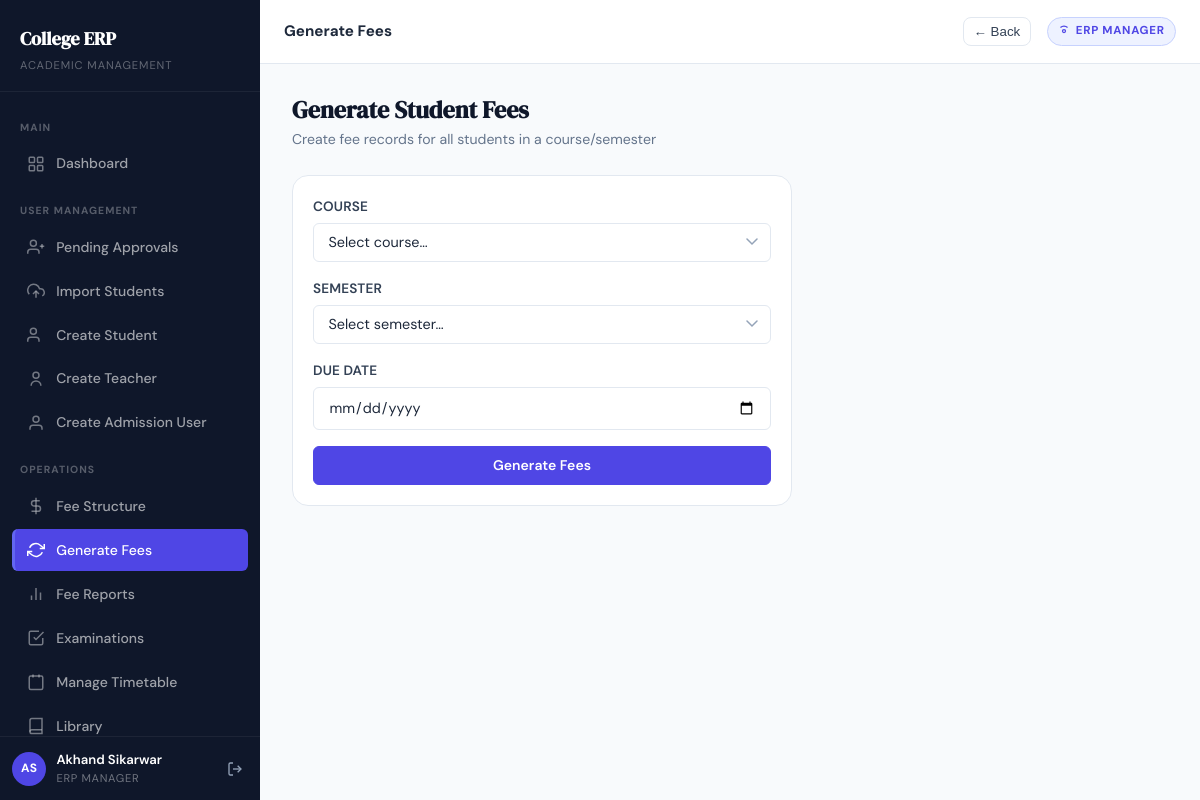
The app's page /fees/generate/ (signed in) with its own data.
### apps/accounts/models.py (models this page shows, shortened)
class CustomUser(AbstractUser):
    first_name    = models.CharField(max_length=100)
    last_name     = models.CharField(max_length=100)
    email         = models.EmailField(unique=True)
    mobile_number = models.CharField(max_length=10, unique=True, null=True, blank=True)
    role          = models.CharField(max_length=20, choices=Role.choices)
    is_verified   = models.BooleanField(default=False)
    is_approved   = models.BooleanField(default=False)
    class Meta:
        indexes = [
            models.Index(fields=["role"]),
            models.Index(fields=["is_approved"]),
        ]
    @property
    def full_name(self):
        return f"{self.first_name} {self.last_name}".strip() or self.username
    @property
    def is_erp_manager(self):
        return self.role == Role.ERP_MANAGER or self.is_superuser

### apps/fees/views.py (the view, shortened to what this page needs)
# urls.py: path("generate/",                 views.generate_fees,        name="generate_fees"),
@login_required
def generate_fees(request):
    if not request.user.is_erp_manager:
        messages.error(request, "Access denied.")
        return redirect("dashboard")
    courses = Course.objects.select_related("program__department").all()
    semesters = Semester.objects.select_related("course").all()
    return render(request, "fees/generate_fees.html", {
        "courses": courses,
        "semesters": semesters,
    })

### templates/fees/generate_fees.html (shortened to what this page needs)
{% extends "base.html" %}
{% block topbar_title %}Generate Fees{% endblock %}
{% block content %}
<div class="page-header fade-in-up">
    <div>
        <div class="page-header-title">Generate Student Fees</div>
        <div class="page-header-subtitle">Create fee records for all students in a course/semester</div>
    </div>
</div>
<div class="card fade-in-up" style="max-width:500px">
    <div class="card-body">
        <form method="post">
            <div class="form-group">
                <label class="form-label">Course</label>
                <select name="course" class="form-control form-select" required>
                    <option value="">Select course…</option>
                </select>
            </div>
            <div class="form-group">
                <label class="form-label">Semester</label>
                <select name="semester" class="form-control form-select" required>
                    <option value="">Select semester…</option>
                </select>
            </div>
            <div class="form-group">
                <label class="form-label">Due Date</label>
                <input type="date" name="due_date" class="form-control" required>
            </div>
            <button type="submit" class="btn btn-primary btn-full">Generate Fees</button>
        </form>
    </div>
</div>
{% endblock %}

### templates/base.html (shortened to what this page needs)
{% load static %}
<!DOCTYPE html>
<html lang="en">
<head>
  <link rel="stylesheet" href="{% static 'css/style.css' %}">
</head>
<body>
{% if request.user.is_authenticated %}
<div class="app-shell">
  <aside class="sidebar" id="sidebar">
    <div class="sidebar-logo">
      <a href="{% url 'dashboard' %}" class="sidebar-logo-text">College ERP</a>
      <div class="sidebar-logo-sub">Academic Management</div>
    </div>
    <nav class="sidebar-nav">
      <div class="sidebar-section-label">Main</div>
      <a href="{% url 'dashboard' %}"
         class="sidebar-link {% if request.resolver_match.url_name == 'dashboard' %}active{% endif %}">
        <svg viewBox="0 0 24 24" fill="none" stroke="currentColor" stroke-width="2">
          <rect x="3" y="3" width="7" height="7" rx="1"/><rect x="14" y="3" width="7" height="7" rx="1"/>
          <rect x="14" y="14" width="7" height="7" rx="1"/><rect x="3" y="14" width="7" height="7" rx="1"/>
        </svg>
        Dashboard
      </a>
      {% if request.user.role == "ERP_MANAGER" or request.user.is_superuser %}
      <div class="sidebar-section-label">User Management</div>
      <a href="{% url 'pending_approvals' %}"
         class="sidebar-link {% if request.resolver_match.url_name == 'pending_approvals' %}active{% endif %}">
        <svg viewBox="0 0 24 24" fill="none" stroke="currentColor" stroke-width="2"><path d="M16 21v-2a4 4 0 0 0-4-4H5a4 4 0 0 0-4 4v2"/><circle cx="8.5" cy="7" r="4"/><line x1="20" y1="8" x2="20" y2="14"/><line x1="23" y1="11" x2="17" y2="11"/></svg>
        Pending Approvals
      </a>
      <a href="{% url 'import_students' %}"
         class="sidebar-link {% if request.resolver_match.url_name == 'import_students' %}active{% endif %}">
        <svg viewBox="0 0 24 24" fill="none" stroke="currentColor" stroke-width="2"><polyline points="16 16 12 12 8 16"/><line x1="12" y1="12" x2="12" y2="21"/><path d="M20.39 18.39A5 5 0 0 0 18 9h-1.26A8 8 0 1 0 3 16.3"/></svg>
        Import Students
      </a>
      <a href="{% url 'create_student_account' %}"
         class="sidebar-link {% if request.resolver_match.url_name == 'create_student_account' %}active{% endif %}">
        <svg viewBox="0 0 24 24" fill="none" stroke="currentColor" stroke-width="2"><path d="M16 21v-2a4 4 0 0 0-4-4H5a4 4 0 0 0-4 4v2"/><circle cx="8.5" cy="7" r="4"/></svg>
        Create Student
      </a>
      <a href="{% url 'create_teacher_account' %}"
         class="sidebar-link {% if request.resolver_match.url_name == 'create_teacher_account' %}active{% endif %}">
        <svg viewBox="0 0 24 24" fill="none" stroke="currentColor" stroke-width="2"><circle cx="12" cy="7" r="4"/><path d="M5.5 21a6.5 6.5 0 0 1 13 0"/></svg>
        Create Teacher
      </a>
      <a href="{% url 'create_admission_user' %}"
         class="sidebar-link {% if request.resolver_match.url_name == 'create_admission_user' %}active{% endif %}">
        <svg viewBox="0 0 24 24" fill="none" stroke="currentColor" stroke-width="2"><path d="M20 21v-2a4 4 0 0 0-4-4H8a4 4 0 0 0-4 4v2"/><circle cx="12" cy="7" r="4"/></svg>
        Create Admission User
      </a>
      <div class="sidebar-section-label">Operations</div>
      <a href="{% url 'fee_structure_list' %}"
         class="sidebar-link {% if request.resolver_match.url_name == 'fee_structure_list' %}active{% endif %}">
        <svg viewBox="0 0 24 24" fill="none" stroke="currentColor" stroke-width="2"><line x1="12" y1="1" x2="12" y2="23"/><path d="M17 5H9.5a3.5 3.5 0 0 0 0 7h5a3.5 3.5 0 0 1 0 7H6"/></svg>
        Fee Structure
      </a>
      <a href="{% url 'generate_fees' %}"
         class="sidebar-link {% if request.resolver_match.url_name == 'generate_fees' %}active{% endif %}">
        <svg viewBox="0 0 24 24" fill="none" stroke="currentColor" stroke-width="2"><polyline points="23 4 23 10 17 10"/><polyline points="1 20 1 14 7 14"/><path d="M3.51 9a9 9 0 0 1 14.13-3.36L23 10"/><path d="M20.49 15a9 9 0 0 1-14.13 3.36L1 14"/></svg>
        Generate Fees
      </a>
      <a href="{% url 'fee_collection_report' %}"
         class="sidebar-link {% if request.resolver_match.url_name == 'fee_collection_report' %}active{% endif %}">
        <svg viewBox="0 0 24 24" fill="none" stroke="currentColor" stroke-width="2"><line x1="18" y1="20" x2="18" y2="10"/><line x1="12" y1="20" x2="12" y2="4"/><line x1="6" y1="20" x2="6" y2="14"/></svg>
        Fee Reports
      </a>
      <a href="{% url 'exam_list' %}"
         class="sidebar-link {% if request.resolver_match.url_name == 'exam_list' %}active{% endif %}">
        <svg viewBox="0 0 24 24" fill="none" stroke="currentColor" stroke-width="2"><path d="M9 11l3 3L22 4"/><path d="M21 12v7a2 2 0 0 1-2 2H5a2 2 0 0 1-2-2V5a2 2 0 0 1 2-2h11"/></svg>
        Examinations
      </a>
      <a href="{% url 'manage_timetable' %}"
         class="sidebar-link {% if request.resolver_match.url_name == 'manage_timetable' %}active{% endif %}">
        <svg viewBox="0 0 24 24" fill="none" stroke="currentColor" stroke-width="2"><rect x="3" y="4" width="18" height="18" rx="2"/><line x1="16" y1="2" x2="16" y2="6"/><line x1="8" y1="2" x2="8" y2="6"/></svg>
        Manage Timetable
      </a>
      <a href="{% url 'book_catalog' %}"
         class="sidebar-link {% if request.resolver_match.url_name == 'book_catalog' %}active{% endif %}">
        <svg viewBox="0 0 24 24" fill="none" stroke="currentColor" stroke-width="2"><path d="M4 19.5A2.5 2.5 0 0 1 6.5 17H20"/><path d="M6.5 2H20v20H6.5A2.5 2.5 0 0 1 4 19.5V4.5A2.5 2.5 0 0 1 6.5 2z"/></svg>
        Library
      </a>
      {% endif %}
    </nav>
    <div class="sidebar-footer">
      <div class="sidebar-user">
        <div class="sidebar-avatar">
          {{ request.user.first_name|first|upper }}{{ request.user.last_name|first|upper }}
        </div>
        <div class="sidebar-user-info">
          <div class="sidebar-user-name">{{ request.user.full_name }}</div>
          <div class="sidebar-user-role">{{ request.user.get_role_display }}</div>
        </div>
        <form method="post" action="{% url 'logout' %}" style="margin:0;">
          <button type="submit" class="sidebar-logout" title="Logout" style="border:none;background:transparent;cursor:pointer;">
            <svg width="16" height="16" viewBox="0 0 24 24" fill="none" stroke="currentColor" stroke-width="2">
              <path d="M9 21H5a2 2 0 0 1-2-2V5a2 2 0 0 1 2-2h4"/>
              <polyline points="16 17 21 12 16 7"/><line x1="21" y1="12" x2="9" y2="12"/>
            </svg>
          </button>
        </form>
      </div>
    </div>
  </aside>
  <div class="main-content">
    <header class="topbar">
      <span class="topbar-title">{% block topbar_title %}Dashboard{% endblock %}</span>
      <button
        type="button"
        onclick="if (window.history.length > 1) { window.history.back(); } else { window.location.href='{% url 'dashboard' %}'; }"
        style="margin-left:.75rem;border:1px solid var(--gray-200);background:#fff;border-radius:.5rem;padding:.35rem .6rem;cursor:pointer;color:var(--gray-700);font-weight:500;"
        aria-label="Go back"
        title="Go back"
      >
        ← Back
      </button>
      <span class="topbar-badge">
        <svg width="12" height="12" viewBox="0 0 24 24" fill="none" stroke="currentColor" stroke-width="2.5">
          <circle cx="12" cy="12" r="3"/>
          <path d="M19.07 4.93A10 10 0 0 0 12 2a10 10 0 0 0-7.07 2.93"/>
        </svg>
        {{ request.user.get_role_display }}
      </span>
    </header>
    <main class="page-content">
      {% block content %}{% endblock %}
    </main>
  </div>
</div>
{% else %}
<!-- ════════════════════════════════════════════════════════
     UNAUTHENTICATED LAYOUT (no sidebar)
═════════════════════════════════════════════════════════ -->
{% block outer_content %}{% endblock %}
{% endif %}
</body>
</html>

### records on screen
CustomUser: user.first_name|first "A", user.last_name|first "S", user.full_name "Akhand Sikarwar", user.role "ERP MANAGER"
